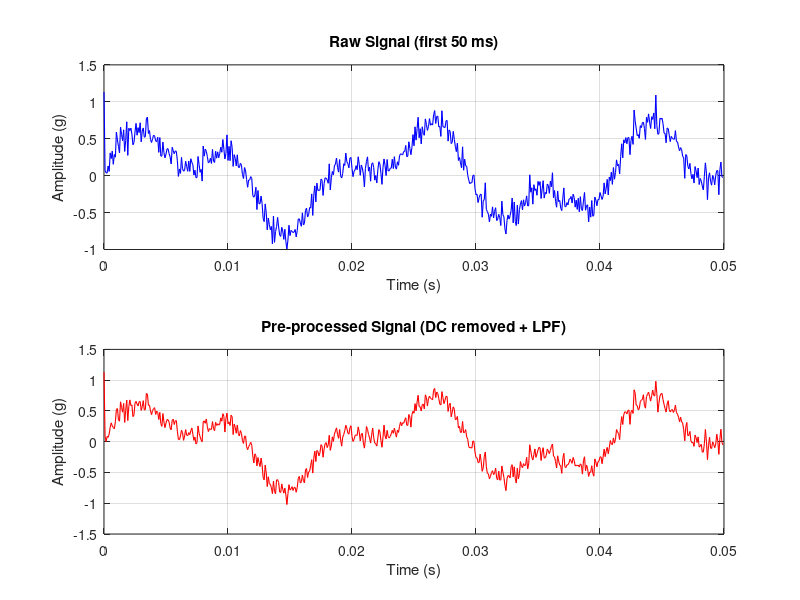
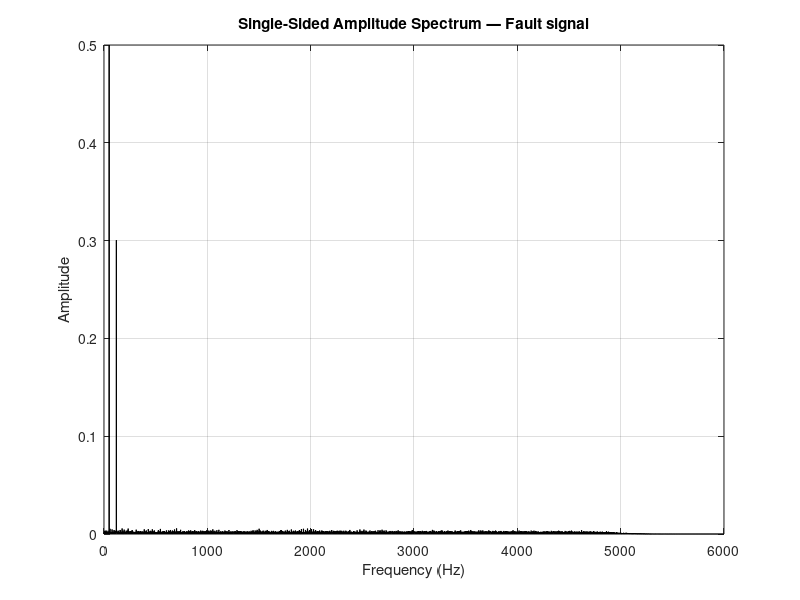

MATLAB code to generate these figures, in order: (Note: this script raises an error after producing the figures.)
%% ================================================================
%  motor_predictive_maintenance.m
%  DSP-Based Predictive Maintenance System for Electric Motors
%  Student: Sanjana Sri Bolla (Roll No: 160124758004)
%  B.Tech Final Year Project — ECE / VLSI Design
%  Report: https://www.overleaf.com/project/6ade53a502d657d9a937f666
% ================================================================
%
%  REQUIRED TOOLBOXES:
%    - Signal Processing Toolbox  (butter, filtfilt, spectrogram, findpeaks)
%    - Statistics & ML Toolbox    (fitcsvm, cvpartition) — OPTIONAL, only
%                                  needed when useSVM = true
%
%  HOW TO RUN:
%    1. Set useRealData = false first (runs on synthetic demo signals).
%    2. Check all 6 figures are generated and saved as PNG files.
%    3. Download CWRU dataset from:
%       https://engineering.case.edu/bearingdatacenter/download-data-file
%    4. Place .mat files in a folder, update dataFolder path below.
%    5. Set useRealData = true and run again.
%
% ================================================================

clear; clc; close all;

%% ----------------------------------------------------------------
%  USER SETTINGS — change these before running
% ----------------------------------------------------------------

useRealData   = false;   % true  = load CWRU .mat files
                         % false = use synthetic demo signals (safe default)

useSVM        = false;   % true  = train SVM (needs labelled data + ML Toolbox)

doAudio       = false;   % true  = run audio analysis section

% Path to your CWRU dataset folder (only used when useRealData = true)
dataFolder    = 'C:\MotorProject\CWRU';

% Sampling frequency for CWRU 12kHz files
Fs_expected   = 12000;   % Hz

%% ================================================================
%  SECTION 1 — DATA INPUT
% ================================================================
fprintf('=== SECTION 1: DATA INPUT ===\n');

if useRealData
    % ------------------------------------------------------------
    % Load CWRU bearing vibration .mat files
    % ------------------------------------------------------------
    % CWRU files contain variables named like:
    %   X097_DE_time  — drive-end accelerometer (g), 1-D column vector
    %   X097RPM       — shaft speed (RPM)
    % The exact variable names depend on the file. We search for the
    % first field ending in "_DE_time" automatically.
    % ------------------------------------------------------------

    normalFile = fullfile(dataFolder, 'Normal_0.mat');
    faultFile  = fullfile(dataFolder, '12k_Drive_End_IR007_0_105.mat');

    try
        Sn = load(normalFile);
        Sf = load(faultFile);
    catch ME
        error(['Could not load dataset files.\n' ...
               'Check that dataFolder is correct and files exist.\n' ...
               'Error: %s'], ME.message);
    end

    % Extract drive-end accelerometer field automatically
    fn = fieldnames(Sn);
    de_field_n = fn{contains(fn, 'DE_time', 'IgnoreCase', true)};
    fn2 = fieldnames(Sf);
    de_field_f = fn2{contains(fn2, 'DE_time', 'IgnoreCase', true)};

    normalSig = double(Sn.(de_field_n)(:));
    faultSig  = double(Sf.(de_field_f)(:));
    Fs        = Fs_expected;

    fprintf('Loaded REAL CWRU data.\n');
    fprintf('Normal file : %s\n', normalFile);
    fprintf('Fault file  : %s\n', faultFile);

else
    % ------------------------------------------------------------
    % SYNTHETIC DEMONSTRATION ONLY
    % These signals are NOT real motor recordings.
    % They are generated purely to demonstrate the algorithm flow.
    % Do NOT use synthetic results as project findings.
    % ------------------------------------------------------------
    fprintf('*** SYNTHETIC DEMONSTRATION MODE ***\n');
    fprintf('These signals are NOT real motor data.\n');
    fprintf('Set useRealData=true after downloading the CWRU dataset.\n\n');

    Fs   = 12000;          % Simulate 12 kHz sampling
    t    = (0:1/Fs:2)';   % 2-second signal

    % Normal signal: 50 Hz shaft frequency + light background noise
    normalSig = 0.5*sin(2*pi*50*t) + ...
                0.1*sin(2*pi*100*t) + ...
                0.05*randn(size(t));

    % Fault signal: add 120 Hz bearing fault frequency + impulsive spikes
    impulseTrain = zeros(size(t));
    impulseTrain(round(linspace(1, length(t), 40))) = 2.5; % periodic impacts
    faultSig  = 0.5*sin(2*pi*50*t) + ...
                0.3*sin(2*pi*120*t) + ...
                0.4*impulseTrain + ...
                0.1*randn(size(t));
end

% --- Choose which signal to analyse (normal or fault) ---
% In the rule-based section we analyse both. Here we set activeSignal.
activeSignal      = faultSig;    % swap to normalSig to test normal case
activeLabel       = 'Fault';     % update if you swap

duration = length(activeSignal) / Fs;
fprintf('\nSignal info:\n');
fprintf('  Sampling frequency : %d Hz\n', Fs);
fprintf('  Signal duration    : %.3f seconds\n', duration);
fprintf('  Total samples      : %d\n', length(activeSignal));

%% ================================================================
%  SECTION 2 — PRE-PROCESSING
% ================================================================
fprintf('\n=== SECTION 2: PRE-PROCESSING ===\n');

% --- 2a. DC removal ---
% The mean (DC component) carries no fault information and would
% distort the FFT spectrum if left in.
activeSignal = activeSignal - mean(activeSignal);
normalSig    = normalSig    - mean(normalSig);
faultSig     = faultSig     - mean(faultSig);

% --- 2b. Low-pass Butterworth filter ---
% Cut-off: 5000 Hz for vibration (bearing faults appear below 5 kHz
% at 12 kHz sampling). Filter order 4 gives -80 dB/decade roll-off
% without excessive phase distortion.
% filtfilt applies the filter twice (forward + backward) → zero phase.
fc    = 5000;   % Hz
order = 4;
[b, a] = butter(order, fc / (Fs/2), 'low');

procSignal  = filtfilt(b, a, activeSignal);
procNormal  = filtfilt(b, a, normalSig);
procFault   = filtfilt(b, a, faultSig);

fprintf('DC removed and Butterworth LPF applied (fc = %d Hz, order %d).\n', fc, order);

% --- Figure 1: Raw vs Preprocessed ---
Nplot  = min(round(0.05 * Fs), length(activeSignal)); % first 50 ms
tPlot  = (0:Nplot-1) / Fs;

figure('Name','Fig1 Raw vs Preprocessed','NumberTitle','off','Position',[100 100 900 500]);
subplot(2,1,1);
plot(tPlot, activeSignal(1:Nplot), 'b', 'LineWidth', 0.8);
title('Raw Signal (first 50 ms)');
xlabel('Time (s)'); ylabel('Amplitude (g)'); grid on;

subplot(2,1,2);
plot(tPlot, procSignal(1:Nplot), 'r', 'LineWidth', 0.8);
title('Pre-processed Signal (DC removed + LPF)');
xlabel('Time (s)'); ylabel('Amplitude (g)'); grid on;

saveas(gcf, 'fig1_raw_vs_preprocessed.png');
fprintf('Saved: fig1_raw_vs_preprocessed.png\n');

%% ================================================================
%  SECTION 3 — TIME-DOMAIN ANALYSIS
% ================================================================
fprintf('\n=== SECTION 3: TIME-DOMAIN FEATURES ===\n');

% Compute for both normal and fault signals
function feat = computeTimeDomain(sig)
    feat.mean        = mean(sig);
    feat.rms         = rms(sig);
    feat.std         = std(sig);
    feat.peak        = max(abs(sig));
    feat.crestFactor = feat.peak / feat.rms;
    feat.kurtosis    = kurtosis(sig);
end

% Note: nested functions won't work in a script in older MATLAB;
% compute inline instead:
computeFeats = @(s) struct( ...
    'meanVal',       mean(s), ...
    'rmsVal',        rms(s), ...
    'stdVal',        std(s), ...
    'peakVal',       max(abs(s)), ...
    'crestFactor',   max(abs(s)) / rms(s), ...
    'kurtVal',       kurtosis(s));

normFeats  = computeFeats(procNormal);
faultFeats = computeFeats(procFault);

fprintf('\n%-20s %-15s %-15s\n', 'Feature', 'Normal', 'Fault');
fprintf('%s\n', repmat('-', 1, 50));
fprintf('%-20s %-15.5f %-15.5f\n', 'Mean',         normFeats.meanVal,     faultFeats.meanVal);
fprintf('%-20s %-15.5f %-15.5f\n', 'RMS',          normFeats.rmsVal,      faultFeats.rmsVal);
fprintf('%-20s %-15.5f %-15.5f\n', 'Std Dev',      normFeats.stdVal,      faultFeats.stdVal);
fprintf('%-20s %-15.5f %-15.5f\n', 'Peak',         normFeats.peakVal,     faultFeats.peakVal);
fprintf('%-20s %-15.5f %-15.5f\n', 'Crest Factor', normFeats.crestFactor, faultFeats.crestFactor);
fprintf('%-20s %-15.5f %-15.5f\n', 'Kurtosis',     normFeats.kurtVal,     faultFeats.kurtVal);

%% ================================================================
%  SECTION 4 — FREQUENCY-DOMAIN ANALYSIS (FFT)
% ================================================================
fprintf('\n=== SECTION 4: FREQUENCY-DOMAIN ANALYSIS ===\n');

N  = length(procSignal);
Y  = fft(procSignal);
P2 = abs(Y / N);
P1 = P2(1:floor(N/2)+1);
P1(2:end-1) = 2 * P1(2:end-1);  % single-sided correction
f  = Fs * (0:floor(N/2)) / N;

% --- Figure 2: FFT Spectrum ---
figure('Name','Fig2 FFT Spectrum','NumberTitle','off','Position',[100 100 900 400]);
plot(f, P1, 'k', 'LineWidth', 0.8);
title(sprintf('Single-Sided Amplitude Spectrum — %s signal', activeLabel));
xlabel('Frequency (Hz)');
ylabel('Amplitude');
grid on;
xlim([0 Fs/2]);

saveas(gcf, 'fig2_fft_spectrum.png');
fprintf('Saved: fig2_fft_spectrum.png\n');

% Find dominant peaks
minPeakHeight = 0.05 * max(P1);
[peakAmps, peakFreqs] = findpeaks(P1, f, ...
    'MinPeakHeight', minPeakHeight, ...
    'NPeaks', 5, ...
    'SortStr', 'descend');

fprintf('\nTop dominant frequencies:\n');
for k = 1:length(peakAmps)
    fprintf('  Peak %d: %.1f Hz  (amplitude = %.4f)\n', k, peakFreqs(k), peakAmps(k));
end
fprintf('Fault-related spikes at non-harmonic frequencies suggest bearing defects.\n');

%% ================================================================
%  SECTION 5 — FEATURE EXTRACTION
% ================================================================
fprintf('\n=== SECTION 5: FEATURE EXTRACTION ===\n');

% Build a fixed-length feature vector (8 elements) for classification.
% Elements: [RMS, StdDev, Peak, CrestFactor, Kurtosis, F1, F2, F3]
% where F1-F3 are the top 3 peak frequencies from FFT.

topFreqs = zeros(1, 3);
nFound   = min(3, length(peakFreqs));
topFreqs(1:nFound) = peakFreqs(1:nFound);

featureVec = [faultFeats.rmsVal, ...
              faultFeats.stdVal, ...
              faultFeats.peakVal, ...
              faultFeats.crestFactor, ...
              faultFeats.kurtVal, ...
              topFreqs];

featureNames = {'RMS','StdDev','Peak','CrestFact','Kurtosis','DomFreq1','DomFreq2','DomFreq3'};

fprintf('Feature vector (active signal):\n');
for k = 1:8
    fprintf('  %-12s : %.4f\n', featureNames{k}, featureVec(k));
end

%% ================================================================
%  SECTION 6 — CONDITION ASSESSMENT
% ================================================================
fprintf('\n=== SECTION 6: CONDITION ASSESSMENT ===\n');

% ----------------------------------------------------------------
% METHOD A: Rule-based thresholds
% These threshold values were chosen based on published literature
% guidelines for accelerometer-based bearing monitoring.
% IMPORTANT: For real deployment, calibrate these thresholds from
% your own healthy motor baseline data.
% ----------------------------------------------------------------
RMS_threshold    = 0.15;   % g  — typical healthy motor RMS < 0.10–0.20 g
Crest_threshold  = 4.5;    % dimensionless — healthy CF typically < 4
Kurtosis_threshold = 4.0;  % healthy kurtosis ≈ 3; > 4 suggests impacts

faultFlags = {};
if faultFeats.rmsVal      > RMS_threshold,       faultFlags{end+1} = 'High RMS'; end
if faultFeats.crestFactor > Crest_threshold,      faultFlags{end+1} = 'High Crest Factor'; end
if faultFeats.kurtVal     > Kurtosis_threshold,   faultFlags{end+1} = 'High Kurtosis'; end

fprintf('Rule-based thresholds:\n');
fprintf('  RMS threshold    : %.3f g\n',  RMS_threshold);
fprintf('  Crest threshold  : %.2f\n',   Crest_threshold);
fprintf('  Kurtosis threshold: %.2f\n',  Kurtosis_threshold);

if isempty(faultFlags)
    ruleCondition = 'Normal operating pattern';
elseif length(faultFlags) == 1
    ruleCondition = 'Requires further inspection';
else
    ruleCondition = 'Abnormal vibration detected';
end

fprintf('\nFlags raised    : %s\n', strjoin(faultFlags, ', '));
fprintf('Rule-based verdict: [ %s ]\n', ruleCondition);
fprintf('\nNote: This is an algorithmic estimate, not a guaranteed mechanical diagnosis.\n');

% ----------------------------------------------------------------
% METHOD B: Optional SVM Classifier
% ----------------------------------------------------------------
if useSVM
    fprintf('\n--- SVM CLASSIFICATION ---\n');

    % Build a labelled dataset from CWRU files
    % Each row = feature vector; label = 1 (Normal) or 2 (Fault)
    % You need at least a few files per class. Adjust filenames below.
    cwruFiles = {
        fullfile(dataFolder, 'Normal_0.mat'),    1;
        fullfile(dataFolder, 'Normal_1.mat'),    1;
        fullfile(dataFolder, '12k_Drive_End_IR007_0_105.mat'), 2;
        fullfile(dataFolder, '12k_Drive_End_OR007@6_0_130.mat'), 2;
    };

    X_all = [];
    Y_all = [];

    for fi = 1:size(cwruFiles, 1)
        try
            Stmp  = load(cwruFiles{fi, 1});
            fntmp = fieldnames(Stmp);
            de_f  = fntmp{contains(fntmp, 'DE_time', 'IgnoreCase', true)};
            sig_tmp = double(Stmp.(de_f)(:));
            sig_tmp = sig_tmp - mean(sig_tmp);
            sig_tmp = filtfilt(b, a, sig_tmp);

            % Extract features
            rms_t    = rms(sig_tmp);
            std_t    = std(sig_tmp);
            peak_t   = max(abs(sig_tmp));
            cf_t     = peak_t / rms_t;
            kurt_t   = kurtosis(sig_tmp);

            N_t = length(sig_tmp);
            Y_t = fft(sig_tmp);
            P_t = abs(Y_t/N_t); P_t = P_t(1:floor(N_t/2)+1);
            P_t(2:end-1) = 2*P_t(2:end-1);
            f_t = Fs*(0:floor(N_t/2))/N_t;
            [~, locs_t] = findpeaks(P_t, f_t, 'NPeaks', 3, ...
                'SortStr','descend','MinPeakHeight',0.01*max(P_t));
            tf = zeros(1,3); tf(1:min(3,length(locs_t))) = locs_t(1:min(3,length(locs_t)));

            feat_row = [rms_t, std_t, peak_t, cf_t, kurt_t, tf];
            X_all    = [X_all; feat_row];
            Y_all    = [Y_all; cwruFiles{fi, 2}];
        catch
            fprintf('Skipped file (not found): %s\n', cwruFiles{fi,1});
        end
    end

    if size(X_all, 1) < 4
        fprintf('Not enough data loaded for SVM. Add more CWRU files.\n');
    else
        % Train/Test split — 70/30
        cv  = cvpartition(Y_all, 'HoldOut', 0.30);
        X_tr = X_all(cv.training, :);  Y_tr = Y_all(cv.training);
        X_te = X_all(cv.test,     :);  Y_te = Y_all(cv.test);

        % Train SVM with RBF kernel
        svmModel  = fitcsvm(X_tr, Y_tr, 'KernelFunction','rbf', 'Standardize', true);
        Y_pred    = predict(svmModel, X_te);

        fprintf('SVM trained on %d samples, tested on %d samples.\n', ...
            sum(cv.training), sum(cv.test));
        fprintf('Predictions : %s\n', num2str(Y_pred'));
        fprintf('True labels : %s\n', num2str(Y_te'));
    end
end

%% ================================================================
%  SECTION 7 — GRAPH GENERATION
% ================================================================
fprintf('\n=== SECTION 7: GRAPH GENERATION ===\n');

% --- Figure 3: RMS Comparison bar chart ---
figure('Name','Fig3 RMS Comparison','NumberTitle','off','Position',[100 100 500 400]);
bar([normFeats.rmsVal, faultFeats.rmsVal], 'FaceColor', [0.2 0.6 0.8]);
set(gca, 'XTickLabel', {'Normal','Fault'});
title('RMS Value Comparison — Normal vs Fault');
xlabel('Motor Condition');
ylabel('RMS Amplitude (g)');
grid on;
text(1, normFeats.rmsVal*1.05, sprintf('%.4f', normFeats.rmsVal),  'HorizontalAlignment','center');
text(2, faultFeats.rmsVal*1.05, sprintf('%.4f', faultFeats.rmsVal), 'HorizontalAlignment','center');
saveas(gcf, 'fig3_rms_comparison.png');
fprintf('Saved: fig3_rms_comparison.png\n');

% --- Figure 4: Spectrogram ---
figure('Name','Fig4 Spectrogram','NumberTitle','off','Position',[100 100 900 400]);
window    = hamming(256);
noverlap  = 200;
nfft      = 512;
spectrogram(procSignal, window, noverlap, nfft, Fs, 'yaxis');
title(sprintf('Spectrogram — %s Signal', activeLabel));
colorbar;
saveas(gcf, 'fig4_spectrogram.png');
fprintf('Saved: fig4_spectrogram.png\n');

% --- Figure 5: Feature comparison bar chart ---
normFV = [normFeats.rmsVal, normFeats.stdVal, normFeats.peakVal, ...
          normFeats.crestFactor, normFeats.kurtVal];
faultFV = [faultFeats.rmsVal, faultFeats.stdVal, faultFeats.peakVal, ...
           faultFeats.crestFactor, faultFeats.kurtVal];
featLabels5 = {'RMS','Std Dev','Peak','Crest Factor','Kurtosis'};

figure('Name','Fig5 Feature Comparison','NumberTitle','off','Position',[100 100 800 400]);
bar([normFV; faultFV]');
legend('Normal','Fault','Location','northwest');
set(gca,'XTickLabel', featLabels5);
title('Feature Comparison — Normal vs Fault Signal');
xlabel('Feature');
ylabel('Feature Value');
grid on;
saveas(gcf, 'fig5_feature_comparison.png');
fprintf('Saved: fig5_feature_comparison.png\n');

%% ================================================================
%  SECTION 8 — PERFORMANCE EVALUATION
% ================================================================
fprintf('\n=== SECTION 8: PERFORMANCE EVALUATION ===\n');

if useSVM && exist('Y_pred','var') && exist('Y_te','var')

    % Compute confusion matrix values
    TP = sum(Y_pred == 2 & Y_te == 2);
    TN = sum(Y_pred == 1 & Y_te == 1);
    FP = sum(Y_pred == 2 & Y_te == 1);
    FN = sum(Y_pred == 1 & Y_te == 2);

    accuracy  = (TP + TN) / (TP + TN + FP + FN);
    precision = TP / (TP + FP + eps);
    recall    = TP / (TP + FN + eps);
    f1        = 2 * precision * recall / (precision + recall + eps);
    far       = FP / (FP + TN + eps);  % false alarm rate

    fprintf('\nPerformance Metrics:\n');
    fprintf('  Accuracy       : %.2f%%\n', accuracy  * 100);
    fprintf('  Precision      : %.2f%%\n', precision * 100);
    fprintf('  Recall         : %.2f%%\n', recall    * 100);
    fprintf('  F1-Score       : %.4f\n',   f1);
    fprintf('  False Alarm Rate: %.2f%%\n', far      * 100);

    % Confusion chart
    figure('Name','Fig6 Confusion Matrix','NumberTitle','off');
    confusionchart(Y_te, Y_pred, 'ColumnSummary','column-normalized', ...
        'RowSummary','row-normalized');
    title('Confusion Matrix — SVM Classifier');
    saveas(gcf, 'fig6_confusion_matrix.png');
    fprintf('Saved: fig6_confusion_matrix.png\n');

else
    fprintf('SVM evaluation skipped (useSVM=false or insufficient data).\n');
    fprintf('To evaluate: set useSVM=true, ensure CWRU files are available.\n');

    % Show manual formulas for report
    fprintf('\nPerformance formula reference:\n');
    fprintf('  Accuracy  = (TP+TN)/(TP+TN+FP+FN)\n');
    fprintf('  Precision = TP/(TP+FP)\n');
    fprintf('  Recall    = TP/(TP+FN)\n');
    fprintf('  F1        = 2*Prec*Rec/(Prec+Rec)\n');
    fprintf('  FAR       = FP/(FP+TN)\n');
end

%% ================================================================
%  SECTION 9 — OPTIONAL AUDIO ANALYSIS
% ================================================================
if doAudio
    fprintf('\n=== SECTION 9: AUDIO ANALYSIS ===\n');

    audioFile = 'motor_sound.wav';  % update path to your WAV file

    if ~isfile(audioFile)
        fprintf('Audio file not found: %s\n', audioFile);
        fprintf('Place a motor .wav recording in the working directory.\n');
    else
        [audioSig, Fa] = audioread(audioFile);
        audioSig = audioSig(:, 1);   % use channel 1 if stereo
        audioSig = audioSig - mean(audioSig);

        fprintf('Audio: Fs = %d Hz, Duration = %.2f s\n', Fa, length(audioSig)/Fa);

        % Waveform
        figure('Name','Audio Waveform','NumberTitle','off');
        ta = (0:length(audioSig)-1) / Fa;
        plot(ta, audioSig);
        title('Motor Sound Waveform');
        xlabel('Time (s)'); ylabel('Amplitude'); grid on;
        saveas(gcf, 'fig_audio_waveform.png');

        % Spectrogram
        figure('Name','Audio Spectrogram','NumberTitle','off');
        spectrogram(audioSig, hamming(512), 400, 1024, Fa, 'yaxis');
        title('Motor Sound Spectrogram');
        colorbar;
        saveas(gcf, 'fig_audio_spectrogram.png');

        % Basic audio features
        audio_rms = rms(audioSig);
        % Zero-crossing rate
        zcr = sum(abs(diff(sign(audioSig)))) / (2 * length(audioSig));
        % Spectral centroid
        Na = length(audioSig);
        Ya = abs(fft(audioSig));
        Ya = Ya(1:floor(Na/2)+1);
        fa_vec = Fa * (0:floor(Na/2)) / Na;
        sp_centroid = sum(fa_vec' .* Ya) / sum(Ya);

        fprintf('Audio features:\n');
        fprintf('  RMS              : %.5f\n', audio_rms);
        fprintf('  Zero-crossing rate: %.5f\n', zcr);
        fprintf('  Spectral centroid : %.2f Hz\n', sp_centroid);

        fprintf('\nNote: Microphone-based detection is highly sensitive to\n');
        fprintf('background noise and motor-to-sensor distance.\n');
        fprintf('Audio analysis supplements — but does not replace — vibration analysis.\n');
    end
end

%% ================================================================
%  SECTION 10 — HARDWARE & FPGA NOTES (comment reference)
% ================================================================
%
%  HARDWARE EXTENSION (ESP32):
%  ─────────────────────────────────────────────────────────────────
%  - ESP32 ADC (12-bit, up to ~12 kHz effective rate) reads ADXL345
%    over I2C (400 kHz). Each sample is sent via Serial/Wi-Fi to PC.
%  - On PC side: read serial port in MATLAB using serialport(),
%    buffer 12000 samples (1 second), then run this analysis.
%  - Placement: glue/clamp accelerometer on bearing housing (not frame).
%
%  FPGA VLSI EXTENSION (Future Scope):
%  ─────────────────────────────────────────────────────────────────
%  - RMS:  Accumulate squares in Q16.16 fixed-point; divide by N;
%          take sqrt via CORDIC (16-cycle latency).
%  - FFT:  Radix-2 DIT Cooley-Tukey; 1024-point needs 10 stages,
%          ~10240 butterfly operations; pipelined at 100 MHz clock.
%  - LPF:  Implement IIR as Direct Form II biquad in Verilog;
%          coefficients stored in ROM; quantise to Q2.14.
%  - Resources (Xilinx Artix-7 estimate):
%          1024-pt FFT ≈ 8000 LUTs, 16 DSP48 blocks, 4 BRAMs.
%  - Advantage: Real-time <10 μs latency vs MATLAB batch ~500 ms.
%
% ================================================================

fprintf('\n=== ALL SECTIONS COMPLETE ===\n');
fprintf('Generated figures:\n');
fprintf('  fig1_raw_vs_preprocessed.png\n');
fprintf('  fig2_fft_spectrum.png\n');
fprintf('  fig3_rms_comparison.png\n');
fprintf('  fig4_spectrogram.png\n');
fprintf('  fig5_feature_comparison.png\n');
if useSVM
    fprintf('  fig6_confusion_matrix.png\n');
end
fprintf('\nSaved result to: analysis_result.mat\n');

% Save workspace output
save('analysis_result.mat', 'featureVec', 'featureNames', ...
     'normFeats', 'faultFeats', 'ruleCondition', 'Fs');

fprintf('\n--- FINAL VERDICT ---\n');
fprintf('Condition assessed as: [ %s ]\n', ruleCondition);
fprintf('This is an algorithmic estimate. Not a guaranteed mechanical diagnosis.\n');
